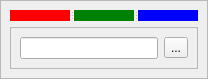
<?xml version="1.0" encoding="UTF-8"?>
<ui version="4.0">
 <class>TestWidget</class>
 <widget class="QWidget" name="TestWidget">
  <property name="geometry">
   <rect>
    <x>0</x>
    <y>0</y>
    <width>208</width>
    <height>79</height>
   </rect>
  </property>
  <property name="windowTitle">
   <string>Form</string>
  </property>
  <layout class="QVBoxLayout" name="verticalLayout">
   <property name="leftMargin">
    <number>0</number>
   </property>
   <property name="topMargin">
    <number>0</number>
   </property>
   <property name="rightMargin">
    <number>0</number>
   </property>
   <property name="bottomMargin">
    <number>0</number>
   </property>
   <item>
    <widget class="QFrame" name="main_frame">
     <property name="frameShape">
      <enum>QFrame::StyledPanel</enum>
     </property>
     <property name="frameShadow">
      <enum>QFrame::Raised</enum>
     </property>
     <layout class="QVBoxLayout" name="verticalLayout_2">
      <item>
       <widget class="QSplitter" name="splitter">
        <property name="orientation">
         <enum>Qt::Horizontal</enum>
        </property>
        <widget class="QWidget" name="widget_R" native="true">
         <property name="styleSheet">
          <string notr="true">background:red;</string>
         </property>
        </widget>
        <widget class="QWidget" name="widget_G" native="true">
         <property name="styleSheet">
          <string notr="true">background:green;</string>
         </property>
        </widget>
        <widget class="QWidget" name="widget_B" native="true">
         <property name="styleSheet">
          <string notr="true">background:blue;</string>
         </property>
        </widget>
       </widget>
      </item>
      <item>
       <widget class="QFrame" name="frame">
        <property name="sizePolicy">
         <sizepolicy hsizetype="Preferred" vsizetype="Fixed">
          <horstretch>0</horstretch>
          <verstretch>0</verstretch>
         </sizepolicy>
        </property>
        <property name="frameShape">
         <enum>QFrame::StyledPanel</enum>
        </property>
        <property name="frameShadow">
         <enum>QFrame::Raised</enum>
        </property>
        <layout class="QHBoxLayout" name="horizontalLayout">
         <item>
          <widget class="QLineEdit" name="lineEdit"/>
         </item>
         <item>
          <widget class="QToolButton" name="btn_run">
           <property name="text">
            <string>...</string>
           </property>
          </widget>
         </item>
        </layout>
       </widget>
      </item>
     </layout>
    </widget>
   </item>
  </layout>
 </widget>
 <resources/>
 <connections/>
</ui>
